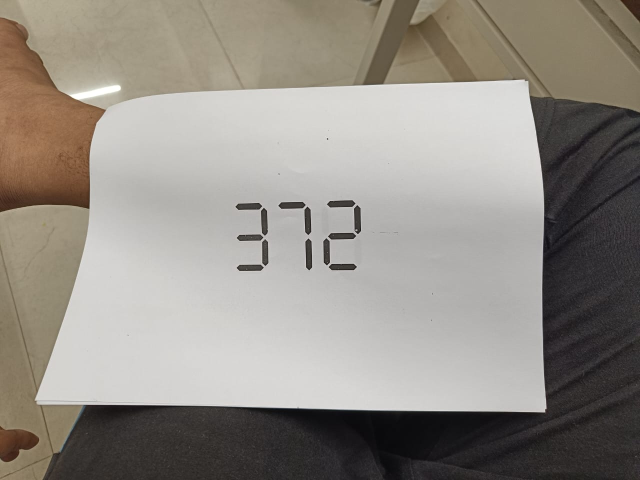
#> input picture seven-seg/images/372.jpg, 1280 x 960 px (shown at 1/2 size)
$ jupyter execute printed_image_testing_372_without_frame.ipynb   (shell and % lines are left out)
#> lines starting #> are read from the running program, lines starting #| are printed output that depends on the picture; after the words box and inside, x2 and y2 are one past the last pixel; in counts of white or black regions, pixels touching at a corner belong together
[cell 1]
# import the necessary packages
from imutils.perspective import four_point_transform
from imutils import contours
import imutils
import cv2
from matplotlib import pyplot as plt
import numpy as np
# define the dictionary of digit segments so we can identify
# each digit on the thermostat
DIGITS_LOOKUP = {
	(1, 1, 1, 0, 1, 1, 1): 0,
	(0, 0, 1, 0, 0, 1, 0): 1,
	(1, 0, 1, 1, 1, 0, 1): 2,
	(1, 0, 1, 1, 0, 1, 1): 3,
	(0, 1, 1, 1, 0, 1, 0): 4,
	(1, 1, 0, 1, 0, 1, 1): 5,
	(1, 1, 0, 1, 1, 1, 1): 6,
	(1, 0, 1, 0, 0, 1, 0): 7,
	(1, 1, 1, 1, 1, 1, 1): 8,
	(1, 1, 1, 1, 0, 1, 1): 9
}

[cell 2]
# load the example image
image = cv2.imread("images/372.jpg")
#> image is the input picture: shape (960, 1280, 3); mean B, G, R 134, 141.6, 147
image = imutils.resize(image, height=500)
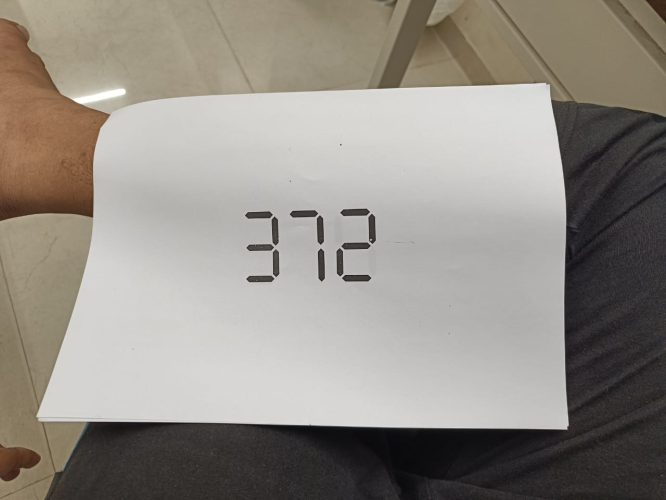
#> image: shape (500, 666, 3); mean B, G, R 134, 141.6, 147
plt.imshow(image)

[cell 3]
gray = cv2.cvtColor(image, cv2.COLOR_BGR2GRAY)
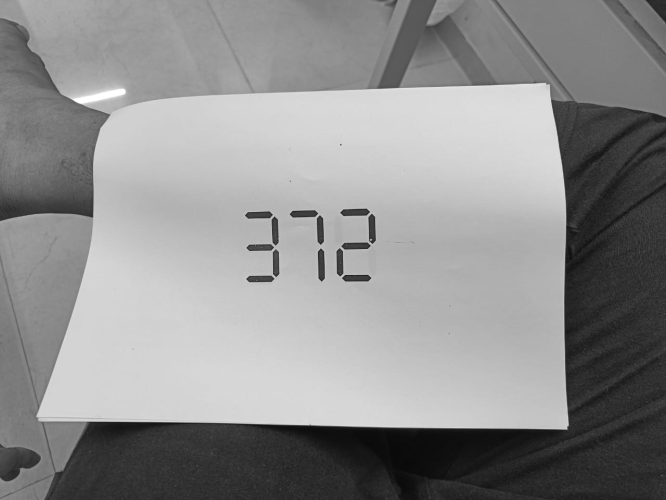
#> gray: shape (500, 666); min 9, max 255, mean 142.3

displayCnt=np.array([[230, 200],
       [230, 300],
       [400, 294],
       [400, 194]])
warped = four_point_transform(gray, displayCnt.reshape(4, 2))
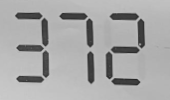
#> warped: shape (100, 170); min 37, max 202, mean 168.5
output = four_point_transform(image, displayCnt.reshape(4, 2))
plt.imshow(output)

[cell 4]
gray = warped
plt.imshow(gray, cmap="gray")
plt.show()

# [21 lines of commented-out code are left out]

(thresh, blackAndWhiteImage) = cv2.threshold(gray, 127, 255, cv2.THRESH_BINARY)
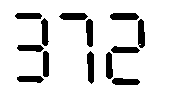
#> blackAndWhiteImage: shape (100, 170); 87.3% white; 13 black regions, largest, box (x1, y1, x2, y2) and area: (87, 51, 94, 84) 190, (110, 13, 139, 20) 187, (59, 13, 88, 20) 178
plt.imshow(blackAndWhiteImage, cmap="gray")
plt.show()

[cell 5]
import numpy

contours = [numpy.array([[15,12],[15,82],[47,82], [47,12]], dtype=numpy.int32),numpy.array([[60,12],[60,82],[92,82], [92,12]], dtype=numpy.int32) ,numpy.array([[105,12],[105,85],[145,85], [145,12]], dtype=numpy.int32)]

drawing = blackAndWhiteImage.copy()
for cnt in contours:
    cv2.drawContours(drawing,[cnt],0,(0,255,0),1)
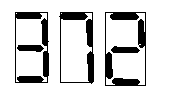
#> drawing: shape (100, 170); 84.3% white; 5 black regions, box (x1, y1, x2, y2) and area: (105, 12, 146, 86) 914, (15, 12, 49, 83) 761, (59, 12, 94, 84) 684, (111, 46, 140, 53) 162, (17, 45, 44, 52) 153

plt.imshow(drawing)
digitCnts=contours
thresh=blackAndWhiteImage

[cell 6]
digits = []
len(digitCnts)

[cell 7]
plt.imshow(thresh, cmap='gray')

[cell 8]
# loop over each of the digits
for c in digitCnts:
    # extract the digit ROI
    (x, y, w, h) = cv2.boundingRect(c)
    roi = thresh[y:y + h, x:x + w]
    plt.imshow(roi)
    plt.show()
    # compute the width and height of each of the 7 segments
    # we are going to examine
    (roiH, roiW) = roi.shape
    (dW, dH) = (int(roiW * 0.15), int(roiH * 0.1))
    dHC = int(roiH * 0.05)
    # define the set of 7 segments
    segments = [
        ((0, 0), (w-dW, dH)),	# top
        ((0, dH), (dW, h // 2 - dHC)),	# top-left
        ((w - dW, 0), (w, h // 2)),	# top-right
        ((0, (h // 2) - dHC) , (w, (h // 2) + dHC)), # center
        ((0, h // 2), (dW, h)),	# bottom-left
        ((w - dW, h // 2), (w, h)),	# bottom-right
        ((0, h - dH), (w, h))	# bottom
    ]
    on = [0] * len(segments)
    # loop over the segments
    for (i, ((xA, yA), (xB, yB))) in enumerate(segments):
        # extract the segment ROI, count the total number of
        # thresholded pixels in the segment, and then compute
        # the area of the segment
        segROI = roi[yA:yB, xA:xB]
        total = cv2.countNonZero(segROI)
        area = (xB - xA) * (yB - yA)
# [9 lines of commented-out code are left out]
        if 1- total / float(area) > 0.5:
            on[i]= 1
#             print("has a digit!")
#         print("===========Moving to next seggment===========")
    # lookup the digit and draw it on the image
    try:
        digit = DIGITS_LOOKUP[tuple(on)]
        digits.append(digit)
        cv2.rectangle(output, (x, y), (x + w, y + h), (0, 255, 0), 1)
        cv2.putText(output, str(digit), (x + w + 1 , y + h +1),
            cv2.FONT_HERSHEY_SIMPLEX, 0.65, (0, 255, 0), 2)
        print(on)
        print(digit)
    except:
        print("Checking again...")
        for (i, ((xA, yA), (xB, yB))) in enumerate(segments):
        # extract the segment ROI, count the total number of
        # thresholded pixels in the segment, and then compute
        # the area of the segment
            segROI = roi[yA:yB, xA:xB]
            total = cv2.countNonZero(segROI)
            area = (xB - xA) * (yB - yA)
            # if the total number of non-zero pixels is greater than
            # 30% of the area, mark the segment as "on"
            if 1-total / float(area) > 0.4:
                on[i]= 1
        print(on)
        try:
            digit = DIGITS_LOOKUP[tuple(on)]
            digits.append(digit)
            cv2.rectangle(output, (x, y), (x + w, y + h), (0, 255, 0), 1)
            cv2.putText(output, str(digit), (x - 10, y - 10),
                cv2.FONT_HERSHEY_SIMPLEX, 0.65, (0, 255, 0), 2)
            print(digit)
        except:
            print('No digit found')
#> this loop made 3 passes
#> (x, w, h, digit) on passes 1 to 3: (15, 33, 71, 3), (60, 33, 71, 7), (105, 41, 74, 2)
#| [1, 0, 1, 1, 0, 1, 1]
#| 3
#| [1, 0, 1, 0, 0, 1, 0]
#| 7
#| [1, 0, 1, 1, 1, 0, 1]
#| 2
#> pass 1, `roi = thresh[y:y + h, x:x + w]`:
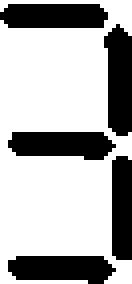
#> roi: shape (71, 33) (shown 4 times larger); 68.4% white; 5 black regions, box (x1, y1, x2, y2) and area: (26, 6, 33, 34) 158, (2, 33, 29, 40) 153, (2, 64, 29, 71) 152, (0, 1, 27, 7) 151, (28, 39, 33, 65) 127
#> pass 2, `roi = thresh[y:y + h, x:x + w]`:
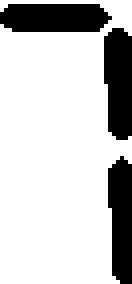
#> roi: shape (71, 33) (shown 4 times larger); 78.2% white; 3 black regions, box (x1, y1, x2, y2) and area: (0, 1, 28, 8) 177, (26, 7, 33, 35) 172, (27, 39, 33, 71) 161
#> pass 3, `roi = thresh[y:y + h, x:x + w]`:
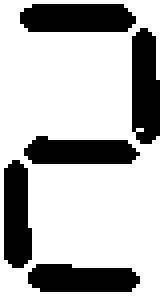
#> roi: shape (74, 41) (shown 4 times larger); 72% white; 5 black regions, box (x1, y1, x2, y2) and area: (5, 1, 34, 8) 187, (33, 7, 40, 36) 175, (7, 66, 35, 73) 166, (6, 34, 35, 41) 162, (1, 40, 8, 67) 160
#> after the loop:
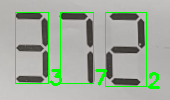
#> output: shape (100, 170, 3); mean B, G, R 156.8, 172.7, 160.5
#> after the loop, digits = [3, 7, 2]
#     break

$ run again, with seven-seg/images/example.jpg copied over seven-seg/images/372.jpg
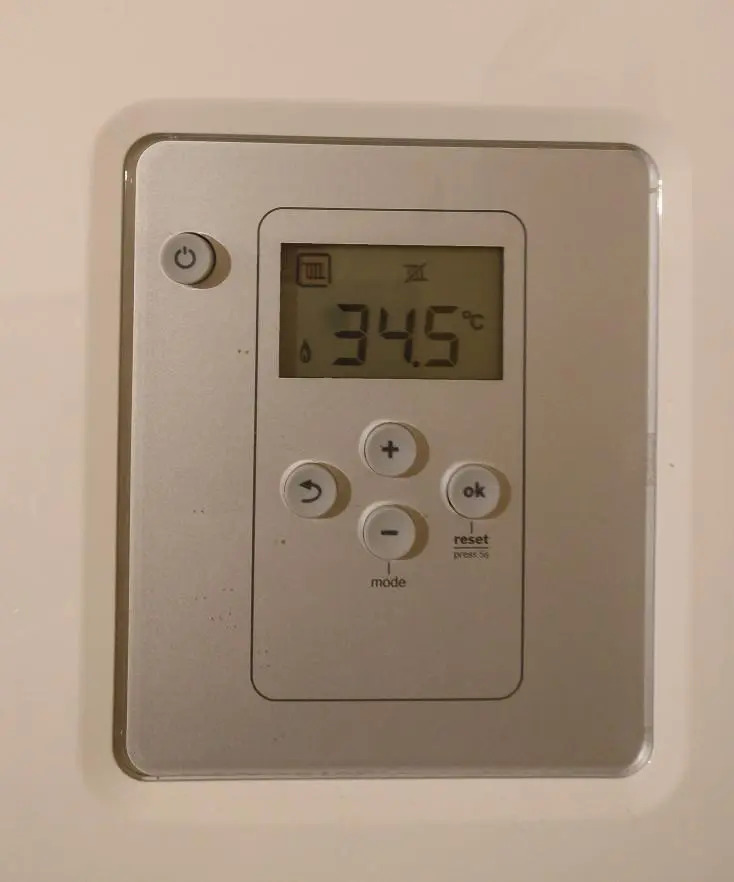
#> input picture seven-seg/images/example.jpg, 734 x 882 px
#> image is the input picture: shape (882, 734, 3); mean B, G, R 129.5, 147.8, 166.8
#> image: shape (500, 416, 3)
#> blackAndWhiteImage: shape (100, 170); 34.5% white; 14 white regions (8 under 20 px), largest, box (x1, y1, x2, y2) and area: (122, 0, 170, 100) 3738, (0, 0, 65, 48) 1463, (19, 53, 50, 91) 297, (69, 0, 96, 12) 166, (41, 75, 52, 93) 106, (0, 49, 5, 65) 54
#> after the loop `for cnt in contours:`:
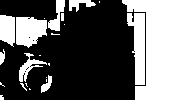
#> drawing: shape (100, 170); 33.6% white; 23 white regions (13 under 20 px), largest, box (x1, y1, x2, y2) and area: (122, 0, 170, 100) 2800, (127, 13, 145, 85) 837, (16, 17, 47, 48) 742
#> the loop `for c in digitCnts:` made 3 passes
#> (x, w, h) on passes 1, 3: (15, 33, 71), (105, 41, 74)
#> (printed output is left out)
#> after the loop `for c in digitCnts:`:
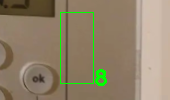
#> output: shape (100, 170, 3); mean B, G, R 105.4, 130.5, 144.3
#> after the loop `for c in digitCnts:`: digits = [8]

$ run again, with seven-seg/images/img_myimg.jpg copied over seven-seg/images/372.jpg
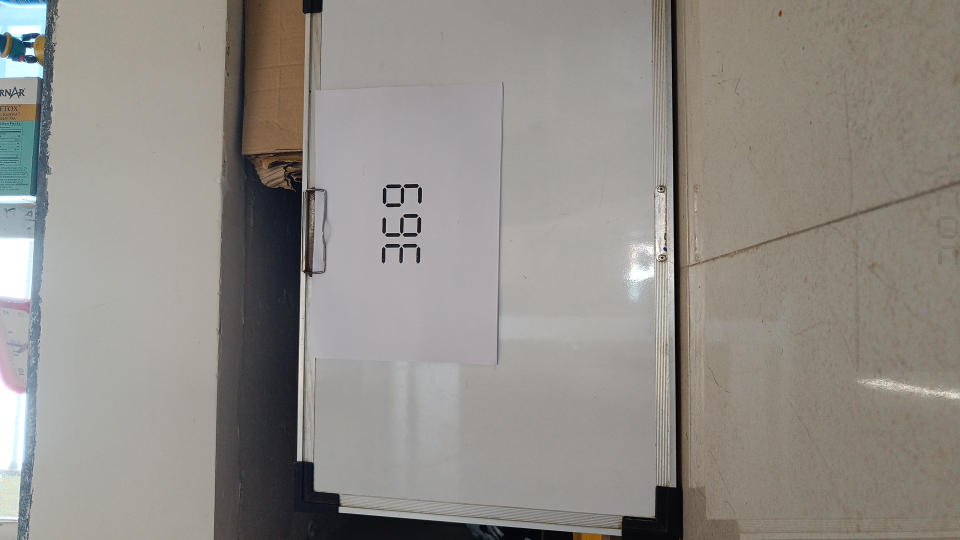
#> input picture seven-seg/images/img_myimg.jpg, 1920 x 1080 px (shown at 1/2 size)
#> image is the input picture: shape (1080, 1920, 3); mean B, G, R 134.8, 140.5, 144.5
#> image: shape (500, 888, 3)
#> blackAndWhiteImage: shape (100, 170); 64.3% white; 6 black regions, box (x1, y1, x2, y2) and area: (0, 0, 72, 100) 5530, (139, 3, 159, 24) 199, (138, 31, 158, 49) 145, (123, 6, 140, 24) 95, (122, 33, 126, 48) 55, (125, 30, 139, 34) 50
#> after the loop `for cnt in contours:`:
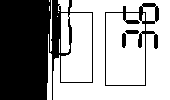
#> drawing: shape (100, 170); 61.8% white; 4 black regions, box (x1, y1, x2, y2) and area: (0, 0, 93, 100) 5729, (105, 3, 159, 86) 652, (122, 33, 126, 48) 55, (125, 30, 139, 34) 50
#> the loop `for c in digitCnts:` made 3 passes
#> (x, w, h) on passes 2 to 3: (60, 33, 71), (105, 41, 74)
#> (printed output is left out)
#> after the loop `for c in digitCnts:`:
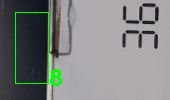
#> output: shape (100, 170, 3); mean B, G, R 128.2, 128.8, 126
#> after the loop `for c in digitCnts:`: digits = [8]
